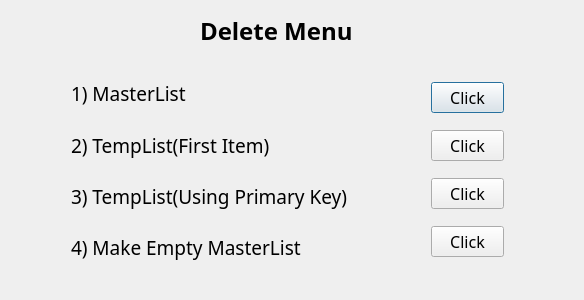
<?xml version="1.0" encoding="UTF-8"?>
<ui version="4.0">
 <class>DeleteItemWindow</class>
 <widget class="QDialog" name="DeleteItemWindow">
  <property name="geometry">
   <rect>
    <x>0</x>
    <y>0</y>
    <width>584</width>
    <height>300</height>
   </rect>
  </property>
  <property name="windowTitle">
   <string>DeleteItemWindow</string>
  </property>
  <widget class="QLabel" name="label_2">
   <property name="geometry">
    <rect>
     <x>200</x>
     <y>10</y>
     <width>181</width>
     <height>41</height>
    </rect>
   </property>
   <property name="font">
    <font>
     <family>함초롬바탕</family>
     <pointsize>18</pointsize>
     <weight>75</weight>
     <bold>true</bold>
    </font>
   </property>
   <property name="text">
    <string>Delete Menu</string>
   </property>
  </widget>
  <widget class="QWidget" name="layoutWidget">
   <property name="geometry">
    <rect>
     <x>60</x>
     <y>60</y>
     <width>349</width>
     <height>221</height>
    </rect>
   </property>
   <layout class="QVBoxLayout" name="verticalLayout">
    <item>
     <widget class="QLabel" name="label_3">
      <property name="font">
       <font>
        <family>함초롬바탕</family>
        <pointsize>14</pointsize>
        <weight>50</weight>
        <bold>false</bold>
       </font>
      </property>
      <property name="text">
       <string>1) MasterList</string>
      </property>
     </widget>
    </item>
    <item>
     <widget class="QLabel" name="label_4">
      <property name="font">
       <font>
        <family>함초롬바탕</family>
        <pointsize>14</pointsize>
        <weight>50</weight>
        <bold>false</bold>
       </font>
      </property>
      <property name="text">
       <string>2) TempList(First Item)</string>
      </property>
     </widget>
    </item>
    <item>
     <widget class="QLabel" name="label_5">
      <property name="font">
       <font>
        <family>함초롬바탕</family>
        <pointsize>14</pointsize>
        <weight>50</weight>
        <bold>false</bold>
       </font>
      </property>
      <property name="text">
       <string>3) TempList(Using Primary Key)</string>
      </property>
     </widget>
    </item>
    <item>
     <widget class="QLabel" name="label_6">
      <property name="font">
       <font>
        <family>함초롬바탕</family>
        <pointsize>14</pointsize>
        <weight>50</weight>
        <bold>false</bold>
       </font>
      </property>
      <property name="text">
       <string>4) Make Empty MasterList</string>
      </property>
     </widget>
    </item>
   </layout>
  </widget>
  <widget class="QWidget" name="layoutWidget">
   <property name="geometry">
    <rect>
     <x>420</x>
     <y>60</y>
     <width>95</width>
     <height>221</height>
    </rect>
   </property>
   <layout class="QVBoxLayout" name="verticalLayout_2">
    <item>
     <widget class="QPushButton" name="pushButton_2">
      <property name="font">
       <font>
        <family>함초롬바탕</family>
        <pointsize>12</pointsize>
       </font>
      </property>
      <property name="text">
       <string>Click</string>
      </property>
     </widget>
    </item>
    <item>
     <widget class="QPushButton" name="pushButton_3">
      <property name="font">
       <font>
        <family>함초롬바탕</family>
        <pointsize>12</pointsize>
       </font>
      </property>
      <property name="text">
       <string>Click</string>
      </property>
     </widget>
    </item>
    <item>
     <widget class="QPushButton" name="pushButton_4">
      <property name="font">
       <font>
        <family>함초롬바탕</family>
        <pointsize>12</pointsize>
       </font>
      </property>
      <property name="text">
       <string>Click</string>
      </property>
     </widget>
    </item>
    <item>
     <widget class="QPushButton" name="pushButton_5">
      <property name="font">
       <font>
        <family>함초롬바탕</family>
        <pointsize>12</pointsize>
       </font>
      </property>
      <property name="text">
       <string>Click</string>
      </property>
     </widget>
    </item>
   </layout>
  </widget>
 </widget>
 <layoutdefault spacing="6" margin="11"/>
 <resources/>
 <connections>
  <connection>
   <sender>pushButton_2</sender>
   <signal>clicked()</signal>
   <receiver>DeleteItemWindow</receiver>
   <slot>deleteMasterList()</slot>
   <hints>
    <hint type="sourcelabel">
     <x>432</x>
     <y>81</y>
    </hint>
    <hint type="destinationlabel">
     <x>506</x>
     <y>31</y>
    </hint>
   </hints>
  </connection>
  <connection>
   <sender>pushButton_3</sender>
   <signal>clicked()</signal>
   <receiver>DeleteItemWindow</receiver>
   <slot>delete1stTempList()</slot>
   <hints>
    <hint type="sourcelabel">
     <x>482</x>
     <y>143</y>
    </hint>
    <hint type="destinationlabel">
     <x>549</x>
     <y>115</y>
    </hint>
   </hints>
  </connection>
  <connection>
   <sender>pushButton_4</sender>
   <signal>clicked()</signal>
   <receiver>DeleteItemWindow</receiver>
   <slot>deleteTempList()</slot>
   <hints>
    <hint type="sourcelabel">
     <x>482</x>
     <y>197</y>
    </hint>
    <hint type="destinationlabel">
     <x>547</x>
     <y>170</y>
    </hint>
   </hints>
  </connection>
  <connection>
   <sender>pushButton_5</sender>
   <signal>clicked()</signal>
   <receiver>DeleteItemWindow</receiver>
   <slot>makeEmptyMaster()</slot>
   <hints>
    <hint type="sourcelabel">
     <x>458</x>
     <y>249</y>
    </hint>
    <hint type="destinationlabel">
     <x>529</x>
     <y>271</y>
    </hint>
   </hints>
  </connection>
 </connections>
 <slots>
  <slot>deleteMasterList()</slot>
  <slot>delete1stTempList()</slot>
  <slot>deleteTempList()</slot>
  <slot>makeEmptyMaster()</slot>
 </slots>
</ui>
